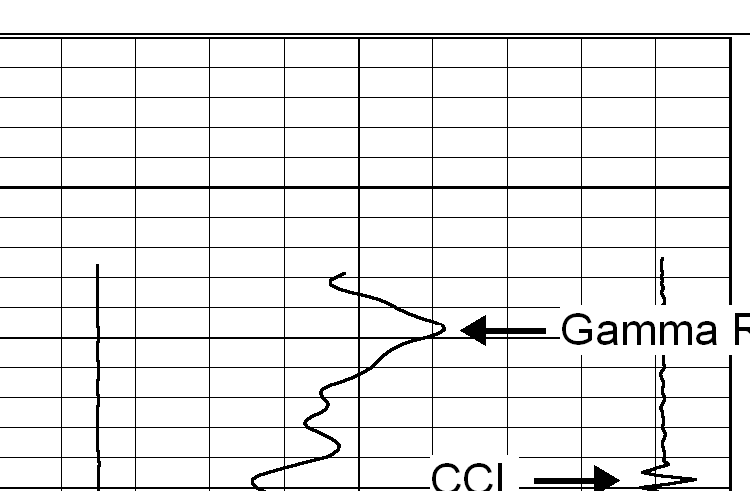
#> input picture chunks-1st-graph/chunk0.tif, 750 x 491 px, given in place of removedstamp.tiff, which was not available
$ jupyter execute --allow-errors 'line-sweep-test copy.ipynb'
#> lines starting #> are read from the running program, lines starting #| are printed output that depends on the picture; pictures that were not available may be replaced by others from this repository, and a replacement may not be noted
[cell 1]
import numpy as np
import imageio.v3 as iio
import skimage as ski
import matplotlib.pyplot as plt
from scipy import ndimage
from skimage.morphology import disk, opening, skeletonize

[cell 2]
# Load the whole image
O = iio.imread(uri="removedstamp.tiff")
#> O is the input picture: shape (491, 750, 3); min 0, max 255, mean 235.3
# Convert to grayscale
O_gray = ski.color.rgb2gray(O)
# Display the image
plt.imshow(O_gray, cmap="gray")
plt.show()

[cell 3]
y, x = O_gray.shape[:2]
#> y = 491; x = 750
print(f"y: {y}, x: {x}")
#| y: 491, x: 750
#Read each line of image until the whole line value = white, then remove all lines with that value and all prior
def horizontal_projection(line_pixels):
    return np.sum(line_pixels, axis=1) # Do the same but for other axis when segmenting graphs

tmp = horizontal_projection (O_gray[3000:13000])
#> tmp = empty array

plt.plot(tmp)
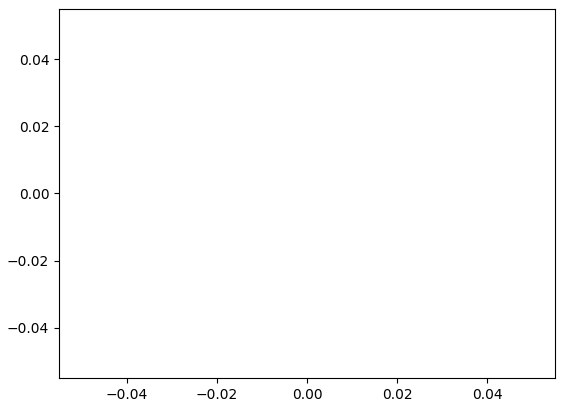
#> figure drawn by matplotlib, 1 panel

[cell 4]
plt.imshow(O_gray[3000:13000])
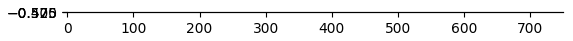
#> figure drawn by matplotlib, 1 panel

[cell 5]
# Looking at the other axis to recognize the different graphs

# Save the interval without the headers
headerless_O = O_gray[3000:13000]
#> headerless_O = empty array

def horizontal_projection(line_pixels):
    return np.sum(line_pixels, axis=0)

tmp = horizontal_projection(headerless_O)
#> tmp = 750 values from 0 to 0

#plt.plot(tmp)

O_graph1 = horizontal_projection(headerless_O[:, 50:900])
#> O_graph1 = 700 values from 0 to 0
#plt.plot(O_graph1_x)

O_graph2 = horizontal_projection(headerless_O[:, 1000:])
#> O_graph2 = empty array

# Create three separate subplots
plt.figure(figsize=(10, 8))  # Optional: specify figure size

# First subplot
plt.subplot(3, 1, 1)
plt.plot(tmp)
plt.title('Full Image Projection')

# Second subplot
plt.subplot(3, 1, 2)
plt.plot(O_graph1)
plt.title('1st Graph')

# Thirs subplot
plt.subplot(3, 1, 3)
plt.plot(O_graph2)
plt.title('2nd Graph')

# Add some spacing between subplots
plt.tight_layout()

# Show the plots
plt.show()
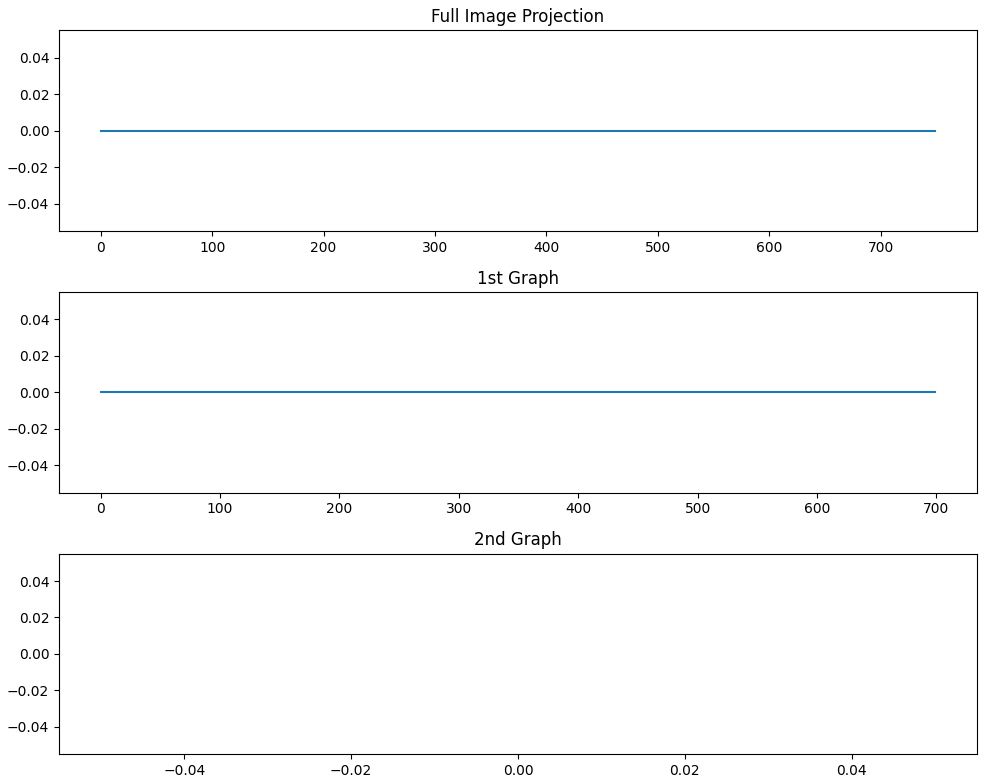
#> figure drawn by matplotlib, 3 panels

[cell 6]
# 1st graph, with the curve
plt.imshow(headerless_O[:, 50:900])
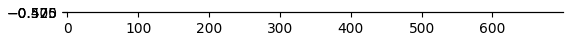
#> figure drawn by matplotlib, 1 panel

[cell 7]
# 2nd graph with nothing on it, really
plt.imshow(headerless_O[:, 1000:])
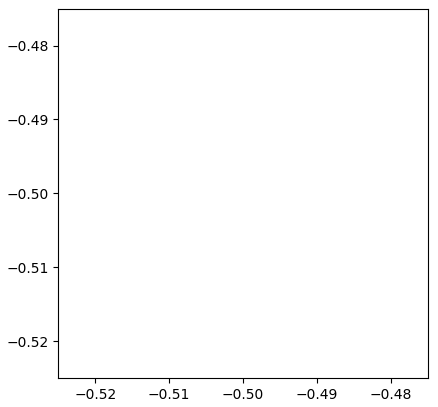
#> figure drawn by matplotlib, 1 panel

[cell 8]
# Cutting the graph into smaller chunks to work on
headerless_O = O[3000:13000]
grahp1 = headerless_O[:, 50:900]
#> grahp1 = empty array

def chunkify(p_pic):
    threshold = 750
    chunks = []

    def split(p_pic):
        if p_pic.shape[0] <= threshold:
            chunks.append(p_pic)
        else:
            half = p_pic.shape[0] // 2
            split(p_pic[:half])
            split(p_pic[half:])

    split(p_pic)
    return chunks

graph_chunks = chunkify(grahp1)
#> graph_chunks = [empty array]
counter = 0
#> (the rest of this cell did not finish here and is left out)

[cell 9]
def process_chunks(chunk):
    for i in chunk:
        overlays = []
        # Grayscale
        #print(f'i.shape: \n {i.shape[2]}')
        #print(f'i gray.shape: \n {I_gray.shape}')
        I_grayg = ndimage.gaussian_filter(i, sigma=1)
        # Attempt with OTSU's method
        threshold = ski.filters.threshold_otsu(I_grayg)
        mask = (I_grayg > threshold)
        min_pixels = 500
        row_mask = np.sum(mask, axis=1) < min_pixels
        col_mask = np.sum(mask, axis=0) < min_pixels
        #print(f'row mask: \n {row_mask}')
        # Add a new axis and add the maskings to that as well with np.repeat
        mask_combined = (row_mask[:, np.newaxis] | col_mask[np.newaxis, :])
        #print(f'mask combined: \n {mask_combined}')
        K = np.maximum(i, np.max(i) * mask_combined)
        se = disk(3)
        J = opening(K.mean(axis=2),se)
        S = skeletonize(J<65)
        #plt.figure(figsize=(10,10))
        #plt.subplot(2, 2, 4)
        overlay = np.zeros(i.shape[:2] + (3,), dtype=np.uint8) + 255
        overlay[S] = [255, 0, 0]
        plt.imshow(overlay)
        plt.imshow(i, cmap="gray", alpha=0.2)
        plt.axis("image")
        overlays.append(overlay)
        return overlays
#> this loop made 1 pass


#> (the rest of this cell did not finish here and is left out)
